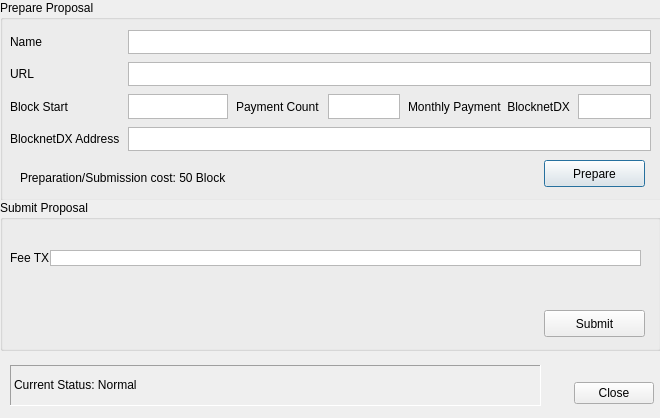
<?xml version="1.0" encoding="UTF-8"?>
<ui version="4.0">
 <class>ProposalCreationDialog</class>
 <widget class="QDialog" name="ProposalCreationDialog">
  <property name="geometry">
   <rect>
    <x>0</x>
    <y>0</y>
    <width>660</width>
    <height>418</height>
   </rect>
  </property>
  <property name="windowTitle">
   <string>Proposal Creation</string>
  </property>
  <property name="modal">
   <bool>false</bool>
  </property>
  <widget class="QGroupBox" name="preparegroupBox">
   <property name="geometry">
    <rect>
     <x>0</x>
     <y>0</y>
     <width>671</width>
     <height>201</height>
    </rect>
   </property>
   <property name="autoFillBackground">
    <bool>true</bool>
   </property>
   <property name="title">
    <string>Prepare Proposal</string>
   </property>
   <widget class="QWidget" name="gridLayoutWidget">
    <property name="geometry">
     <rect>
      <x>10</x>
      <y>30</y>
      <width>641</width>
      <height>121</height>
     </rect>
    </property>
    <layout class="QGridLayout" name="gridLayout" columnstretch="10,10,0,0,0,0" columnminimumwidth="100,100,0,0,0,0">
     <property name="spacing">
      <number>8</number>
     </property>
     <item row="4" column="2">
      <widget class="QLabel" name="label_3">
       <property name="text">
        <string>Payment Count</string>
       </property>
      </widget>
     </item>
     <item row="4" column="0">
      <widget class="QLabel" name="label_4">
       <property name="text">
        <string>Block Start</string>
       </property>
      </widget>
     </item>
     <item row="1" column="0">
      <widget class="QLabel" name="label">
       <property name="text">
        <string>Name</string>
       </property>
      </widget>
     </item>
     <item row="5" column="0">
      <widget class="QLabel" name="label_5">
       <property name="text">
        <string>BlocknetDX Address</string>
       </property>
      </widget>
     </item>
     <item row="4" column="4">
      <widget class="QLabel" name="label_6">
       <property name="text">
        <string>Monthly Payment  BlocknetDX</string>
       </property>
      </widget>
     </item>
     <item row="4" column="1">
      <widget class="QTextEdit" name="blockstarttextEdit">
       <property name="verticalScrollBarPolicy">
        <enum>Qt::ScrollBarAlwaysOff</enum>
       </property>
      </widget>
     </item>
     <item row="4" column="3">
      <widget class="QTextEdit" name="paymentcounttextEdit">
       <property name="verticalScrollBarPolicy">
        <enum>Qt::ScrollBarAlwaysOff</enum>
       </property>
       <property name="placeholderText">
        <string/>
       </property>
      </widget>
     </item>
     <item row="2" column="0">
      <widget class="QLabel" name="label_2">
       <property name="text">
        <string>URL</string>
       </property>
      </widget>
     </item>
     <item row="4" column="5">
      <widget class="QTextEdit" name="monthlyblockdxtextEdit">
       <property name="verticalScrollBarPolicy">
        <enum>Qt::ScrollBarAlwaysOff</enum>
       </property>
       <property name="placeholderText">
        <string/>
       </property>
      </widget>
     </item>
     <item row="1" column="1" colspan="5">
      <widget class="QTextEdit" name="nametextEdit">
       <property name="verticalScrollBarPolicy">
        <enum>Qt::ScrollBarAlwaysOff</enum>
       </property>
       <property name="placeholderText">
        <string/>
       </property>
      </widget>
     </item>
     <item row="2" column="1" colspan="5">
      <widget class="QTextEdit" name="urltextEdit">
       <property name="verticalScrollBarPolicy">
        <enum>Qt::ScrollBarAlwaysOff</enum>
       </property>
       <property name="horizontalScrollBarPolicy">
        <enum>Qt::ScrollBarAlwaysOff</enum>
       </property>
       <property name="undoRedoEnabled">
        <bool>true</bool>
       </property>
       <property name="placeholderText">
        <string/>
       </property>
      </widget>
     </item>
     <item row="5" column="1" colspan="5">
      <widget class="QTextEdit" name="blocknetdxaddresstextEdit">
       <property name="verticalScrollBarPolicy">
        <enum>Qt::ScrollBarAlwaysOff</enum>
       </property>
      </widget>
     </item>
    </layout>
   </widget>
   <widget class="QPushButton" name="preparepushButton">
    <property name="geometry">
     <rect>
      <x>544</x>
      <y>160</y>
      <width>101</width>
      <height>27</height>
     </rect>
    </property>
    <property name="text">
     <string>Prepare</string>
    </property>
   </widget>
   <widget class="QLabel" name="costlabel">
    <property name="geometry">
     <rect>
      <x>20</x>
      <y>170</y>
      <width>221</width>
      <height>16</height>
     </rect>
    </property>
    <property name="text">
     <string>Preparation/Submission cost: 50 Block</string>
    </property>
   </widget>
  </widget>
  <widget class="QGroupBox" name="submitgroupBox">
   <property name="geometry">
    <rect>
     <x>0</x>
     <y>200</y>
     <width>661</width>
     <height>151</height>
    </rect>
   </property>
   <property name="autoFillBackground">
    <bool>true</bool>
   </property>
   <property name="title">
    <string>Submit Proposal</string>
   </property>
   <property name="flat">
    <bool>true</bool>
   </property>
   <widget class="QLabel" name="label_7">
    <property name="geometry">
     <rect>
      <x>10</x>
      <y>50</y>
      <width>41</width>
      <height>16</height>
     </rect>
    </property>
    <property name="text">
     <string>Fee TX</string>
    </property>
   </widget>
   <widget class="QTextEdit" name="feetxtextEdit">
    <property name="geometry">
     <rect>
      <x>50</x>
      <y>50</y>
      <width>591</width>
      <height>16</height>
     </rect>
    </property>
    <property name="verticalScrollBarPolicy">
     <enum>Qt::ScrollBarAlwaysOff</enum>
    </property>
   </widget>
   <widget class="QPushButton" name="submitpushButton">
    <property name="geometry">
     <rect>
      <x>544</x>
      <y>110</y>
      <width>101</width>
      <height>27</height>
     </rect>
    </property>
    <property name="text">
     <string>Submit</string>
    </property>
   </widget>
  </widget>
  <widget class="QDialogButtonBox" name="closebuttonBox">
   <property name="geometry">
    <rect>
     <x>563</x>
     <y>380</y>
     <width>91</width>
     <height>27</height>
    </rect>
   </property>
   <property name="standardButtons">
    <set>QDialogButtonBox::Close</set>
   </property>
   <property name="centerButtons">
    <bool>false</bool>
   </property>
  </widget>
  <widget class="QLabel" name="statuslabel">
   <property name="geometry">
    <rect>
     <x>10</x>
     <y>365</y>
     <width>531</width>
     <height>41</height>
    </rect>
   </property>
   <property name="frameShape">
    <enum>QFrame::Panel</enum>
   </property>
   <property name="frameShadow">
    <enum>QFrame::Sunken</enum>
   </property>
   <property name="text">
    <string>Current Status: Normal</string>
   </property>
   <property name="wordWrap">
    <bool>true</bool>
   </property>
   <property name="textInteractionFlags">
    <set>Qt::LinksAccessibleByMouse|Qt::TextSelectableByKeyboard|Qt::TextSelectableByMouse</set>
   </property>
  </widget>
 </widget>
 <resources/>
 <connections/>
</ui>
